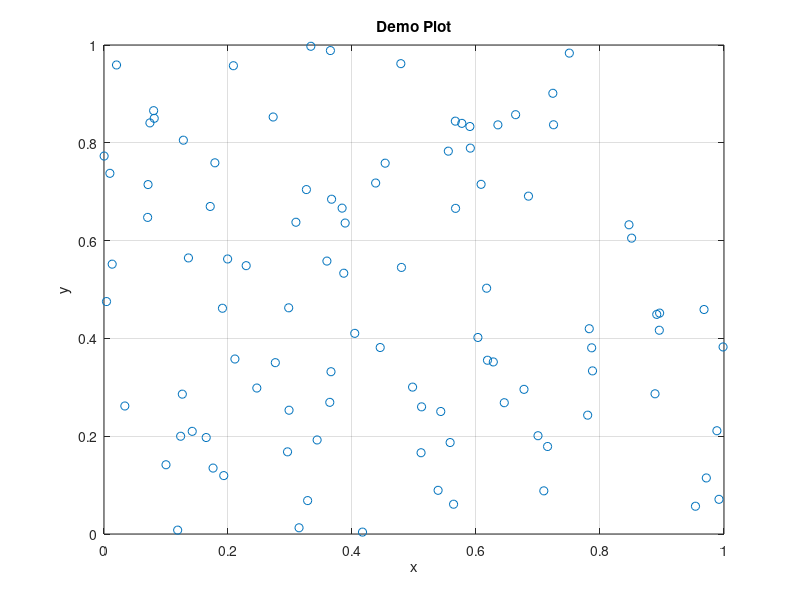

The MATLAB script that drew this image:
% Create a figure
figure;

% Create a random vector of points
x = rand(100, 1);
y = rand(100, 1);

% Plot the points
plot(x, y, 'o');

% Add a title and axis labels
title('Demo Plot');
xlabel('x');
ylabel('y');

% Display the plot
grid on;

